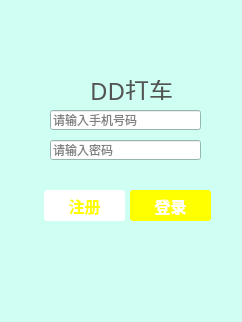
<?xml version="1.0" encoding="UTF-8"?>
<ui version="4.0">
 <class>LoginWidget</class>
 <widget class="QWidget" name="LoginWidget">
  <property name="windowModality">
   <enum>Qt::NonModal</enum>
  </property>
  <property name="enabled">
   <bool>true</bool>
  </property>
  <property name="geometry">
   <rect>
    <x>0</x>
    <y>0</y>
    <width>242</width>
    <height>322</height>
   </rect>
  </property>
  <property name="sizePolicy">
   <sizepolicy hsizetype="Fixed" vsizetype="Fixed">
    <horstretch>0</horstretch>
    <verstretch>0</verstretch>
   </sizepolicy>
  </property>
  <property name="sizeIncrement">
   <size>
    <width>0</width>
    <height>0</height>
   </size>
  </property>
  <property name="palette">
   <palette>
    <active>
     <colorrole role="WindowText">
      <brush brushstyle="SolidPattern">
       <color alpha="255">
        <red>0</red>
        <green>0</green>
        <blue>0</blue>
       </color>
      </brush>
     </colorrole>
     <colorrole role="Button">
      <brush brushstyle="SolidPattern">
       <color alpha="255">
        <red>207</red>
        <green>255</green>
        <blue>242</blue>
       </color>
      </brush>
     </colorrole>
     <colorrole role="Light">
      <brush brushstyle="SolidPattern">
       <color alpha="255">
        <red>255</red>
        <green>255</green>
        <blue>255</blue>
       </color>
      </brush>
     </colorrole>
     <colorrole role="Midlight">
      <brush brushstyle="SolidPattern">
       <color alpha="255">
        <red>231</red>
        <green>255</green>
        <blue>248</blue>
       </color>
      </brush>
     </colorrole>
     <colorrole role="Dark">
      <brush brushstyle="SolidPattern">
       <color alpha="255">
        <red>103</red>
        <green>127</green>
        <blue>121</blue>
       </color>
      </brush>
     </colorrole>
     <colorrole role="Mid">
      <brush brushstyle="SolidPattern">
       <color alpha="255">
        <red>138</red>
        <green>170</green>
        <blue>161</blue>
       </color>
      </brush>
     </colorrole>
     <colorrole role="Text">
      <brush brushstyle="SolidPattern">
       <color alpha="255">
        <red>0</red>
        <green>0</green>
        <blue>0</blue>
       </color>
      </brush>
     </colorrole>
     <colorrole role="BrightText">
      <brush brushstyle="SolidPattern">
       <color alpha="255">
        <red>255</red>
        <green>255</green>
        <blue>255</blue>
       </color>
      </brush>
     </colorrole>
     <colorrole role="ButtonText">
      <brush brushstyle="SolidPattern">
       <color alpha="255">
        <red>0</red>
        <green>0</green>
        <blue>0</blue>
       </color>
      </brush>
     </colorrole>
     <colorrole role="Base">
      <brush brushstyle="SolidPattern">
       <color alpha="255">
        <red>255</red>
        <green>255</green>
        <blue>255</blue>
       </color>
      </brush>
     </colorrole>
     <colorrole role="Window">
      <brush brushstyle="SolidPattern">
       <color alpha="255">
        <red>207</red>
        <green>255</green>
        <blue>242</blue>
       </color>
      </brush>
     </colorrole>
     <colorrole role="Shadow">
      <brush brushstyle="SolidPattern">
       <color alpha="255">
        <red>0</red>
        <green>0</green>
        <blue>0</blue>
       </color>
      </brush>
     </colorrole>
     <colorrole role="AlternateBase">
      <brush brushstyle="SolidPattern">
       <color alpha="255">
        <red>231</red>
        <green>255</green>
        <blue>248</blue>
       </color>
      </brush>
     </colorrole>
     <colorrole role="ToolTipBase">
      <brush brushstyle="SolidPattern">
       <color alpha="255">
        <red>255</red>
        <green>255</green>
        <blue>220</blue>
       </color>
      </brush>
     </colorrole>
     <colorrole role="ToolTipText">
      <brush brushstyle="SolidPattern">
       <color alpha="255">
        <red>0</red>
        <green>0</green>
        <blue>0</blue>
       </color>
      </brush>
     </colorrole>
    </active>
    <inactive>
     <colorrole role="WindowText">
      <brush brushstyle="SolidPattern">
       <color alpha="255">
        <red>0</red>
        <green>0</green>
        <blue>0</blue>
       </color>
      </brush>
     </colorrole>
     <colorrole role="Button">
      <brush brushstyle="SolidPattern">
       <color alpha="255">
        <red>207</red>
        <green>255</green>
        <blue>242</blue>
       </color>
      </brush>
     </colorrole>
     <colorrole role="Light">
      <brush brushstyle="SolidPattern">
       <color alpha="255">
        <red>255</red>
        <green>255</green>
        <blue>255</blue>
       </color>
      </brush>
     </colorrole>
     <colorrole role="Midlight">
      <brush brushstyle="SolidPattern">
       <color alpha="255">
        <red>231</red>
        <green>255</green>
        <blue>248</blue>
       </color>
      </brush>
     </colorrole>
     <colorrole role="Dark">
      <brush brushstyle="SolidPattern">
       <color alpha="255">
        <red>103</red>
        <green>127</green>
        <blue>121</blue>
       </color>
      </brush>
     </colorrole>
     <colorrole role="Mid">
      <brush brushstyle="SolidPattern">
       <color alpha="255">
        <red>138</red>
        <green>170</green>
        <blue>161</blue>
       </color>
      </brush>
     </colorrole>
     <colorrole role="Text">
      <brush brushstyle="SolidPattern">
       <color alpha="255">
        <red>0</red>
        <green>0</green>
        <blue>0</blue>
       </color>
      </brush>
     </colorrole>
     <colorrole role="BrightText">
      <brush brushstyle="SolidPattern">
       <color alpha="255">
        <red>255</red>
        <green>255</green>
        <blue>255</blue>
       </color>
      </brush>
     </colorrole>
     <colorrole role="ButtonText">
      <brush brushstyle="SolidPattern">
       <color alpha="255">
        <red>0</red>
        <green>0</green>
        <blue>0</blue>
       </color>
      </brush>
     </colorrole>
     <colorrole role="Base">
      <brush brushstyle="SolidPattern">
       <color alpha="255">
        <red>255</red>
        <green>255</green>
        <blue>255</blue>
       </color>
      </brush>
     </colorrole>
     <colorrole role="Window">
      <brush brushstyle="SolidPattern">
       <color alpha="255">
        <red>207</red>
        <green>255</green>
        <blue>242</blue>
       </color>
      </brush>
     </colorrole>
     <colorrole role="Shadow">
      <brush brushstyle="SolidPattern">
       <color alpha="255">
        <red>0</red>
        <green>0</green>
        <blue>0</blue>
       </color>
      </brush>
     </colorrole>
     <colorrole role="AlternateBase">
      <brush brushstyle="SolidPattern">
       <color alpha="255">
        <red>231</red>
        <green>255</green>
        <blue>248</blue>
       </color>
      </brush>
     </colorrole>
     <colorrole role="ToolTipBase">
      <brush brushstyle="SolidPattern">
       <color alpha="255">
        <red>255</red>
        <green>255</green>
        <blue>220</blue>
       </color>
      </brush>
     </colorrole>
     <colorrole role="ToolTipText">
      <brush brushstyle="SolidPattern">
       <color alpha="255">
        <red>0</red>
        <green>0</green>
        <blue>0</blue>
       </color>
      </brush>
     </colorrole>
    </inactive>
    <disabled>
     <colorrole role="WindowText">
      <brush brushstyle="SolidPattern">
       <color alpha="255">
        <red>103</red>
        <green>127</green>
        <blue>121</blue>
       </color>
      </brush>
     </colorrole>
     <colorrole role="Button">
      <brush brushstyle="SolidPattern">
       <color alpha="255">
        <red>207</red>
        <green>255</green>
        <blue>242</blue>
       </color>
      </brush>
     </colorrole>
     <colorrole role="Light">
      <brush brushstyle="SolidPattern">
       <color alpha="255">
        <red>255</red>
        <green>255</green>
        <blue>255</blue>
       </color>
      </brush>
     </colorrole>
     <colorrole role="Midlight">
      <brush brushstyle="SolidPattern">
       <color alpha="255">
        <red>231</red>
        <green>255</green>
        <blue>248</blue>
       </color>
      </brush>
     </colorrole>
     <colorrole role="Dark">
      <brush brushstyle="SolidPattern">
       <color alpha="255">
        <red>103</red>
        <green>127</green>
        <blue>121</blue>
       </color>
      </brush>
     </colorrole>
     <colorrole role="Mid">
      <brush brushstyle="SolidPattern">
       <color alpha="255">
        <red>138</red>
        <green>170</green>
        <blue>161</blue>
       </color>
      </brush>
     </colorrole>
     <colorrole role="Text">
      <brush brushstyle="SolidPattern">
       <color alpha="255">
        <red>103</red>
        <green>127</green>
        <blue>121</blue>
       </color>
      </brush>
     </colorrole>
     <colorrole role="BrightText">
      <brush brushstyle="SolidPattern">
       <color alpha="255">
        <red>255</red>
        <green>255</green>
        <blue>255</blue>
       </color>
      </brush>
     </colorrole>
     <colorrole role="ButtonText">
      <brush brushstyle="SolidPattern">
       <color alpha="255">
        <red>103</red>
        <green>127</green>
        <blue>121</blue>
       </color>
      </brush>
     </colorrole>
     <colorrole role="Base">
      <brush brushstyle="SolidPattern">
       <color alpha="255">
        <red>207</red>
        <green>255</green>
        <blue>242</blue>
       </color>
      </brush>
     </colorrole>
     <colorrole role="Window">
      <brush brushstyle="SolidPattern">
       <color alpha="255">
        <red>207</red>
        <green>255</green>
        <blue>242</blue>
       </color>
      </brush>
     </colorrole>
     <colorrole role="Shadow">
      <brush brushstyle="SolidPattern">
       <color alpha="255">
        <red>0</red>
        <green>0</green>
        <blue>0</blue>
       </color>
      </brush>
     </colorrole>
     <colorrole role="AlternateBase">
      <brush brushstyle="SolidPattern">
       <color alpha="255">
        <red>207</red>
        <green>255</green>
        <blue>242</blue>
       </color>
      </brush>
     </colorrole>
     <colorrole role="ToolTipBase">
      <brush brushstyle="SolidPattern">
       <color alpha="255">
        <red>255</red>
        <green>255</green>
        <blue>220</blue>
       </color>
      </brush>
     </colorrole>
     <colorrole role="ToolTipText">
      <brush brushstyle="SolidPattern">
       <color alpha="255">
        <red>0</red>
        <green>0</green>
        <blue>0</blue>
       </color>
      </brush>
     </colorrole>
    </disabled>
   </palette>
  </property>
  <property name="tabletTracking">
   <bool>true</bool>
  </property>
  <property name="windowTitle">
   <string>DDTaxi</string>
  </property>
  <property name="autoFillBackground">
   <bool>false</bool>
  </property>
  <widget class="QLineEdit" name="lineEdit_username">
   <property name="geometry">
    <rect>
     <x>50</x>
     <y>110</y>
     <width>151</width>
     <height>20</height>
    </rect>
   </property>
   <property name="font">
    <font>
     <family>微软雅黑</family>
    </font>
   </property>
   <property name="inputMask">
    <string/>
   </property>
   <property name="text">
    <string/>
   </property>
   <property name="placeholderText">
    <string>请输入手机号码</string>
   </property>
   <property name="clearButtonEnabled">
    <bool>true</bool>
   </property>
  </widget>
  <widget class="QLineEdit" name="lineEdit_password">
   <property name="geometry">
    <rect>
     <x>50</x>
     <y>140</y>
     <width>151</width>
     <height>20</height>
    </rect>
   </property>
   <property name="font">
    <font>
     <family>微软雅黑</family>
    </font>
   </property>
   <property name="cursor">
    <cursorShape>IBeamCursor</cursorShape>
   </property>
   <property name="accessibleDescription">
    <string>123</string>
   </property>
   <property name="echoMode">
    <enum>QLineEdit::Password</enum>
   </property>
   <property name="dragEnabled">
    <bool>false</bool>
   </property>
   <property name="placeholderText">
    <string>请输入密码</string>
   </property>
   <property name="clearButtonEnabled">
    <bool>false</bool>
   </property>
  </widget>
  <widget class="QPushButton" name="pushButton_signin">
   <property name="geometry">
    <rect>
     <x>44</x>
     <y>190</y>
     <width>81</width>
     <height>31</height>
    </rect>
   </property>
   <property name="palette">
    <palette>
     <active>
      <colorrole role="WindowText">
       <brush brushstyle="SolidPattern">
        <color alpha="255">
         <red>255</red>
         <green>255</green>
         <blue>0</blue>
        </color>
       </brush>
      </colorrole>
      <colorrole role="Button">
       <brush brushstyle="SolidPattern">
        <color alpha="255">
         <red>255</red>
         <green>255</green>
         <blue>255</blue>
        </color>
       </brush>
      </colorrole>
      <colorrole role="Text">
       <brush brushstyle="SolidPattern">
        <color alpha="255">
         <red>255</red>
         <green>255</green>
         <blue>0</blue>
        </color>
       </brush>
      </colorrole>
      <colorrole role="ButtonText">
       <brush brushstyle="SolidPattern">
        <color alpha="255">
         <red>255</red>
         <green>255</green>
         <blue>0</blue>
        </color>
       </brush>
      </colorrole>
      <colorrole role="Base">
       <brush brushstyle="SolidPattern">
        <color alpha="255">
         <red>255</red>
         <green>255</green>
         <blue>255</blue>
        </color>
       </brush>
      </colorrole>
      <colorrole role="Window">
       <brush brushstyle="SolidPattern">
        <color alpha="255">
         <red>255</red>
         <green>255</green>
         <blue>255</blue>
        </color>
       </brush>
      </colorrole>
     </active>
     <inactive>
      <colorrole role="WindowText">
       <brush brushstyle="SolidPattern">
        <color alpha="255">
         <red>255</red>
         <green>255</green>
         <blue>0</blue>
        </color>
       </brush>
      </colorrole>
      <colorrole role="Button">
       <brush brushstyle="SolidPattern">
        <color alpha="255">
         <red>255</red>
         <green>255</green>
         <blue>255</blue>
        </color>
       </brush>
      </colorrole>
      <colorrole role="Text">
       <brush brushstyle="SolidPattern">
        <color alpha="255">
         <red>255</red>
         <green>255</green>
         <blue>0</blue>
        </color>
       </brush>
      </colorrole>
      <colorrole role="ButtonText">
       <brush brushstyle="SolidPattern">
        <color alpha="255">
         <red>255</red>
         <green>255</green>
         <blue>0</blue>
        </color>
       </brush>
      </colorrole>
      <colorrole role="Base">
       <brush brushstyle="SolidPattern">
        <color alpha="255">
         <red>255</red>
         <green>255</green>
         <blue>255</blue>
        </color>
       </brush>
      </colorrole>
      <colorrole role="Window">
       <brush brushstyle="SolidPattern">
        <color alpha="255">
         <red>255</red>
         <green>255</green>
         <blue>255</blue>
        </color>
       </brush>
      </colorrole>
     </inactive>
     <disabled>
      <colorrole role="WindowText">
       <brush brushstyle="SolidPattern">
        <color alpha="255">
         <red>255</red>
         <green>255</green>
         <blue>0</blue>
        </color>
       </brush>
      </colorrole>
      <colorrole role="Button">
       <brush brushstyle="SolidPattern">
        <color alpha="255">
         <red>255</red>
         <green>255</green>
         <blue>255</blue>
        </color>
       </brush>
      </colorrole>
      <colorrole role="Text">
       <brush brushstyle="SolidPattern">
        <color alpha="255">
         <red>255</red>
         <green>255</green>
         <blue>0</blue>
        </color>
       </brush>
      </colorrole>
      <colorrole role="ButtonText">
       <brush brushstyle="SolidPattern">
        <color alpha="255">
         <red>255</red>
         <green>255</green>
         <blue>0</blue>
        </color>
       </brush>
      </colorrole>
      <colorrole role="Base">
       <brush brushstyle="SolidPattern">
        <color alpha="255">
         <red>255</red>
         <green>255</green>
         <blue>255</blue>
        </color>
       </brush>
      </colorrole>
      <colorrole role="Window">
       <brush brushstyle="SolidPattern">
        <color alpha="255">
         <red>255</red>
         <green>255</green>
         <blue>255</blue>
        </color>
       </brush>
      </colorrole>
     </disabled>
    </palette>
   </property>
   <property name="font">
    <font>
     <family>微软雅黑</family>
     <pointsize>12</pointsize>
     <weight>75</weight>
     <bold>true</bold>
    </font>
   </property>
   <property name="cursor">
    <cursorShape>PointingHandCursor</cursorShape>
   </property>
   <property name="autoFillBackground">
    <bool>false</bool>
   </property>
   <property name="styleSheet">
    <string notr="true">QPushButton { background-color: rgb(255, 255, 255); border-radius: 3px; color: rgb(255, 255, 0);border-color: rgb(127, 127, 127); } QPushButton:hover { background-color: rgb(255, 255, 0);color: rgb(255, 255, 255); }
</string>
   </property>
   <property name="text">
    <string>注册</string>
   </property>
  </widget>
  <widget class="QPushButton" name="pushButton_signup">
   <property name="geometry">
    <rect>
     <x>130</x>
     <y>190</y>
     <width>81</width>
     <height>31</height>
    </rect>
   </property>
   <property name="font">
    <font>
     <family>微软雅黑</family>
     <pointsize>12</pointsize>
     <weight>75</weight>
     <bold>true</bold>
    </font>
   </property>
   <property name="cursor">
    <cursorShape>PointingHandCursor</cursorShape>
   </property>
   <property name="styleSheet">
    <string notr="true">QPushButton {  background-color: rgb(255, 255, 0);color: rgb(255, 255, 255); border-radius: 3px; border-color: rgb(127, 127, 127); } QPushButton:hover { background-color: rgb(255, 255, 255);color: rgb(255, 255, 0);}
</string>
   </property>
   <property name="text">
    <string>登录</string>
   </property>
   <property name="default">
    <bool>true</bool>
   </property>
  </widget>
  <widget class="QLabel" name="label_icon">
   <property name="geometry">
    <rect>
     <x>90</x>
     <y>30</y>
     <width>71</width>
     <height>51</height>
    </rect>
   </property>
   <property name="styleSheet">
    <string notr="true">border-image: url(:/new/icon/car.png);</string>
   </property>
   <property name="text">
    <string/>
   </property>
  </widget>
  <widget class="QLabel" name="label_DD">
   <property name="geometry">
    <rect>
     <x>90</x>
     <y>80</y>
     <width>91</width>
     <height>20</height>
    </rect>
   </property>
   <property name="font">
    <font>
     <family>华文行楷</family>
     <pointsize>18</pointsize>
    </font>
   </property>
   <property name="styleSheet">
    <string notr="true">color: rgb(84, 84, 84);</string>
   </property>
   <property name="text">
    <string>DD打车</string>
   </property>
  </widget>
 </widget>
 <layoutdefault spacing="6" margin="11"/>
 <resources/>
 <connections/>
</ui>
